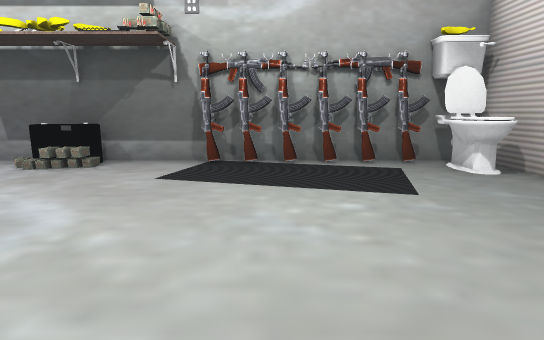
View 1 (above)

19 first-person views from a walk through a 3-D level made in the Unity game engine. The camera is 1.2 m above the floor, tilts 10° down and sees 80° across. Doors are open. The floor is counted in squares, 1 m on a side. Each view is taken from the middle of a square. On the plan, view 1 faces up. The plan holds only what a view shows up to about 14 squares ahead; the rest is blank. The place goes on beyond the plan. Some surface patterns are stand-ins.

View 2
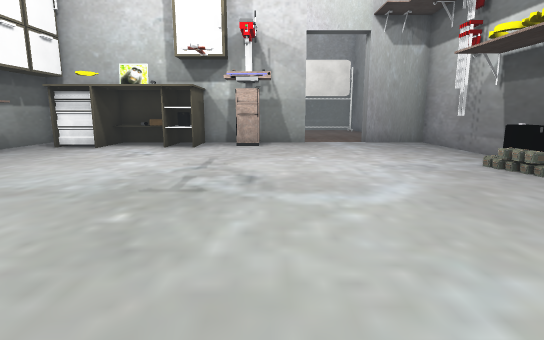

View 3
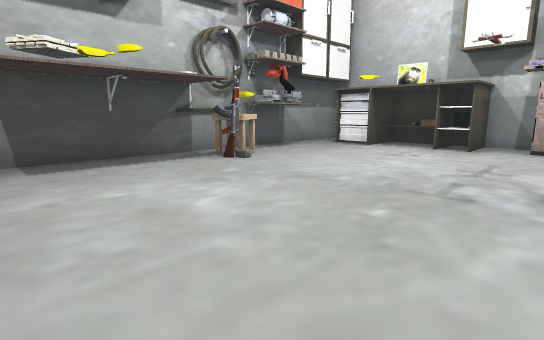

View 4
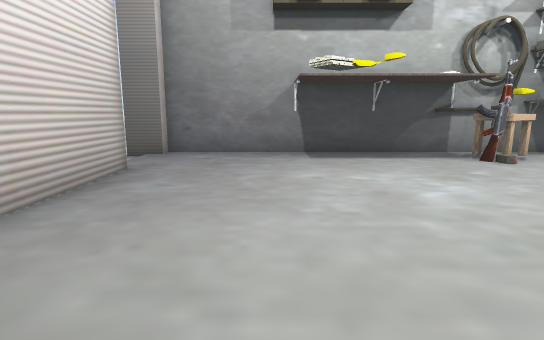

View 5
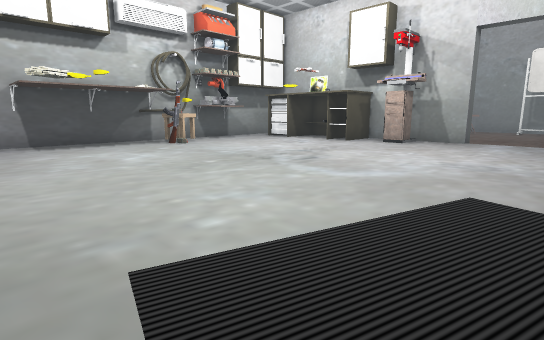

View 6
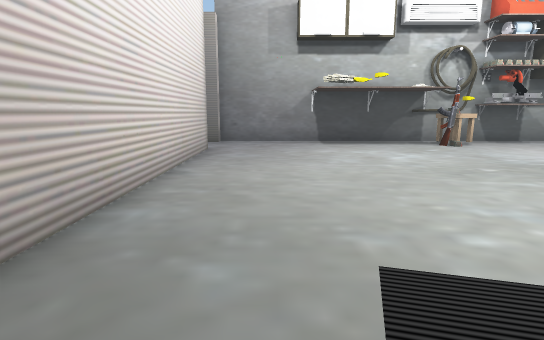

View 7
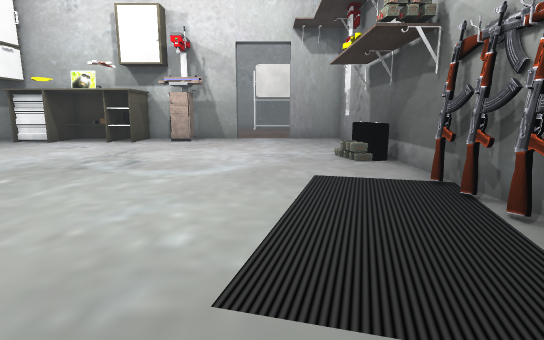

View 8
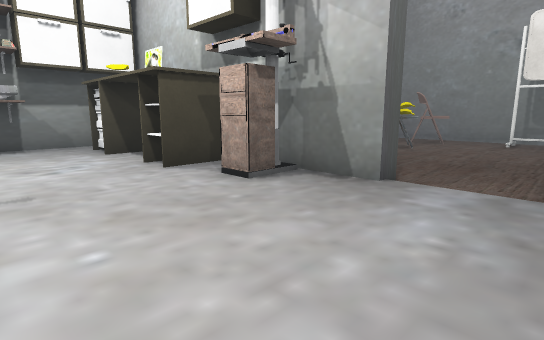

View 9
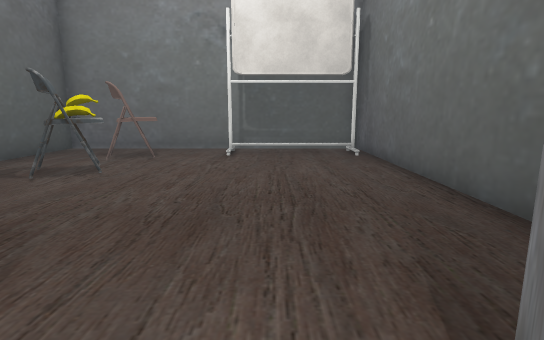

View 10
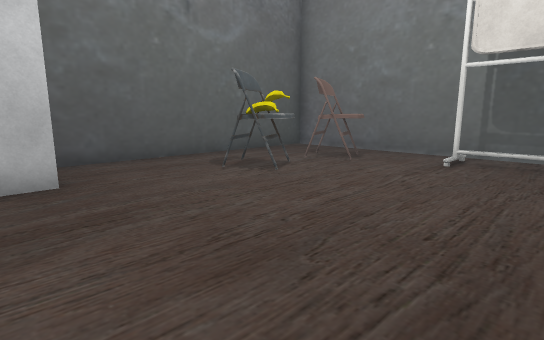

View 11
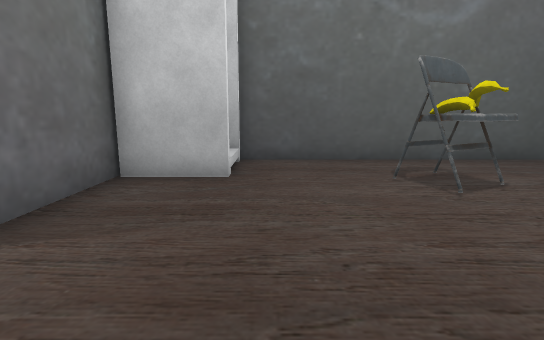

View 12
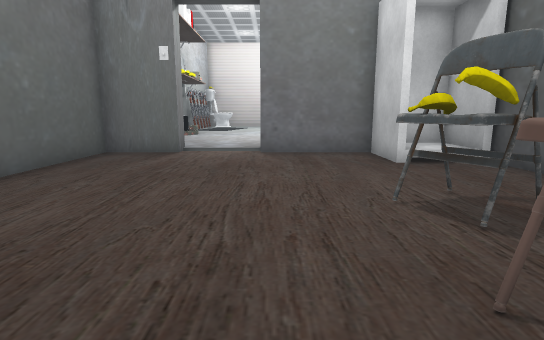

View 13
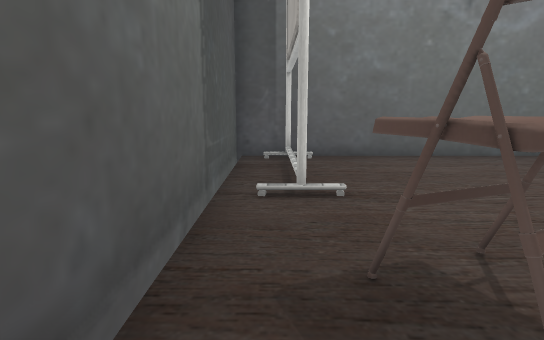

View 14
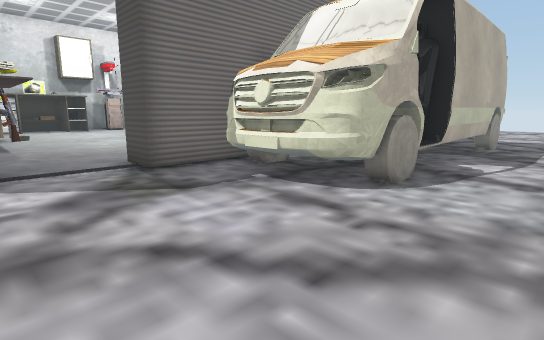

View 15
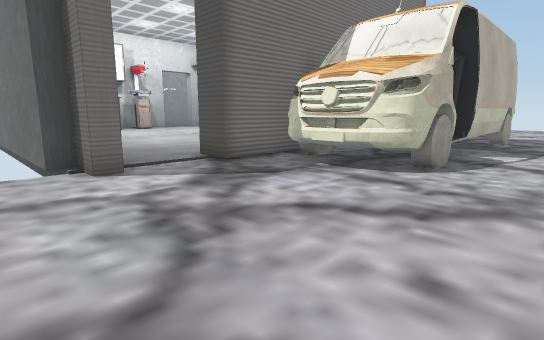

View 16
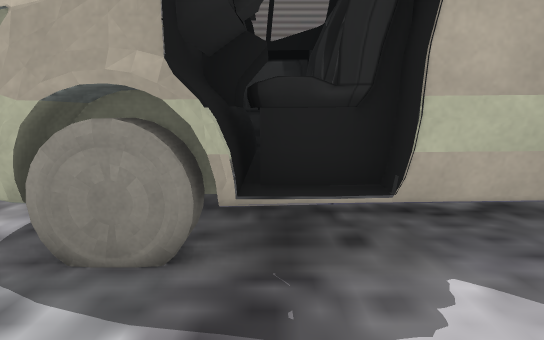

View 17
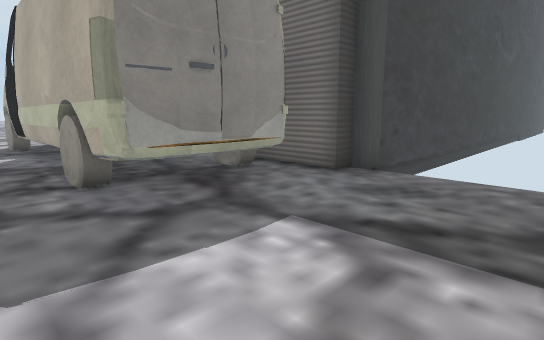

View 18
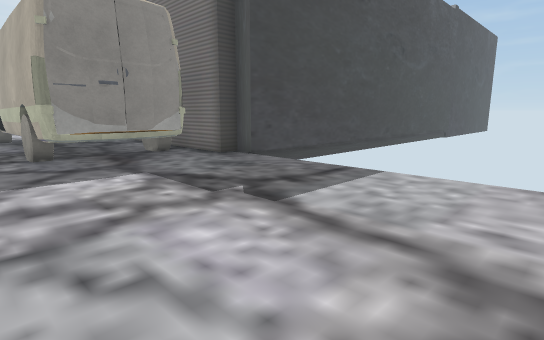

View 19
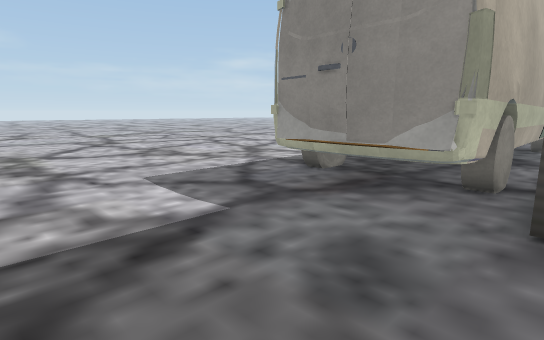

### Floor plan
Key: @ floor where view 1 was taken; # wall or solid block; . floor; D open door; = window, fence, low wall or low ledge; ^ raised ledge; O other object.
Columns run from 23 left of view 1 to 13 right of it. Each row starts with its distance up from view 1.
 16                              ..... .
 15                              ......
 14                              .......
 13                              .......
 12                              .......
 11                              ........
 10                              ........
  9                          ####........
  8 ##############################.##....
  7 #..........##....OOO.......O###^^#...
  6 #..........##..............O##O  O...
  5 #..........D................###  #...
  4 #O.........D................###  #...
  3 #..........##...............###  #..
  2 #..........##...............###  #..
  1 #.^#.O.....###..............###OOOD.
  0 #....=...D.##..........@....###OOOD..
 -1 #........D.#OOO.............##O OO...
 -2 #........D.#OO..............#### #...
 -3 ############O...............##.###...
 -4             OOO.............#D.......
 -5             OOO...OO........DD.......
 -6             OO.O##OO........DD.......
 -7             #################D.......
 -8                            ##.......
 -9                               ..... .

Where each view was taken, in squares from view 1:
view 1: 0 up, 0 right, facing up
view 2: 2 up, 2 right, facing left
view 3: 2 up, 2 right, facing down-left
view 4: 3 up, 2 right, facing down
view 5: 7 up, 3 right, facing down-left
view 6: 7 up, 3 right, facing down
view 7: 5 up, 4 right, facing left
view 8: 6 up, 6 left, facing down-left
view 9: 5 up, 11 left, facing left
view 10: 6 up, 13 left, facing down-left
view 11: 6 up, 15 left, facing down
view 12: 3 up, 22 left, facing right
view 13: 1 down, 22 left, facing up
view 14: 7 down, 13 right, facing up-left
view 15: 9 down, 13 right, facing up-left
view 16: 0 up, 13 right, facing left
view 17: 12 up, 12 right, facing down-left
view 18: 16 up, 12 right, facing down-left
view 19: 12 up, 6 right, facing down-right
